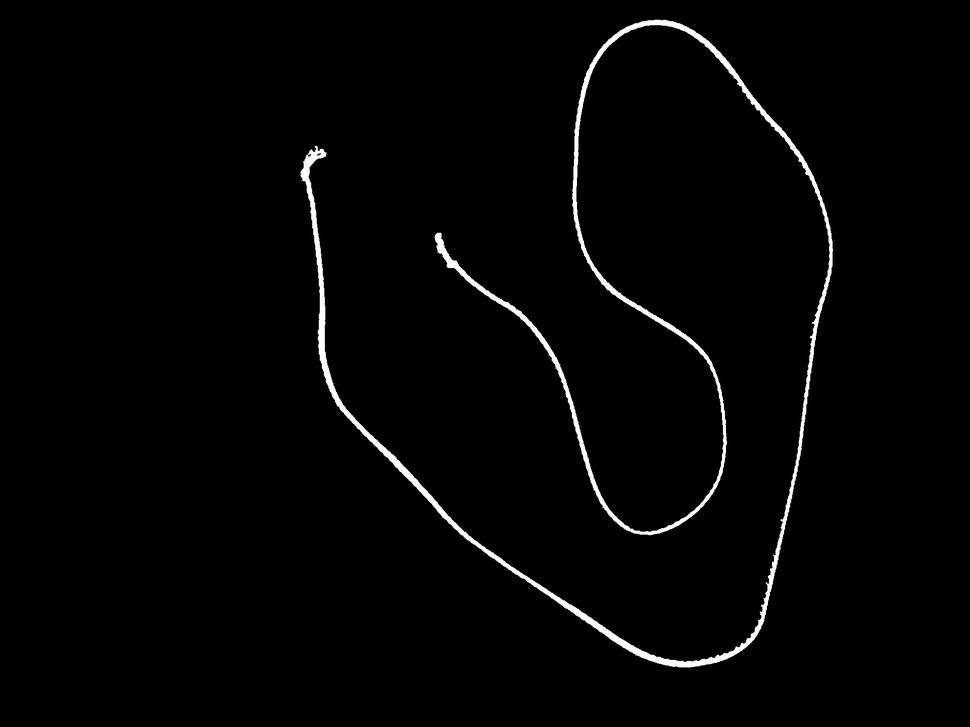
#> input picture Documentation/LINKU_Project_APSCO_Deliverable_D5_Report__submitted___v2_/PUCP_pictures/cable_mask_left.png, 970 x 727 px, shrunk from 1920 x 1440 before the run, found by its file name
$ python detect_wire_endpoints.py
#> lines starting #> are read from the running program, lines starting #| are printed output that depends on the picture; after the words box and inside, x2 and y2 are one past the last pixel; in counts of white or black regions, pixels touching at a corner belong together
"""
Detecta extremos de cuerda - VERSIÓN SIMPLE Y RÁPIDA
Busca puntos donde hay píxeles blancos solo en un lado (semicírculo).
"""

import cv2
import numpy as np
import matplotlib.pyplot as plt
from scipy.ndimage import distance_transform_edt


# [76 lines left out: function compute_endpoint_score, not called in this run]


def find_wire_endpoints(mask_path, debug=True):
    """
    Encuentra los dos extremos de la cuerda.

    Estrategia simple:
    1. Adelgazar la máscara a 1 píxel de ancho
    2. Encontrar píxeles con exactamente 1 vecino
    3. Seleccionar los 2 más alejados
    """
#> called with debug = True
    # Cargar máscara
    mask = cv2.imread(mask_path, cv2.IMREAD_GRAYSCALE)
#> mask is the input picture: shape (727, 970); min 0, max 255, mean 4.3
    if mask is None:
        raise ValueError(f"No se pudo cargar: {mask_path}")
    _, mask = cv2.threshold(mask, 127, 255, cv2.THRESH_BINARY)
#> mask: shape (727, 970); 1.7% white; 1 white region, box (x1, y1, x2, y2) and area: (301, 20, 833, 667) 11943

    print("Adelgazando máscara...")
    # Adelgazar a 1 píxel
    skeleton = cv2.ximgproc.thinning(mask, thinningType=cv2.ximgproc.THINNING_ZHANGSUEN)
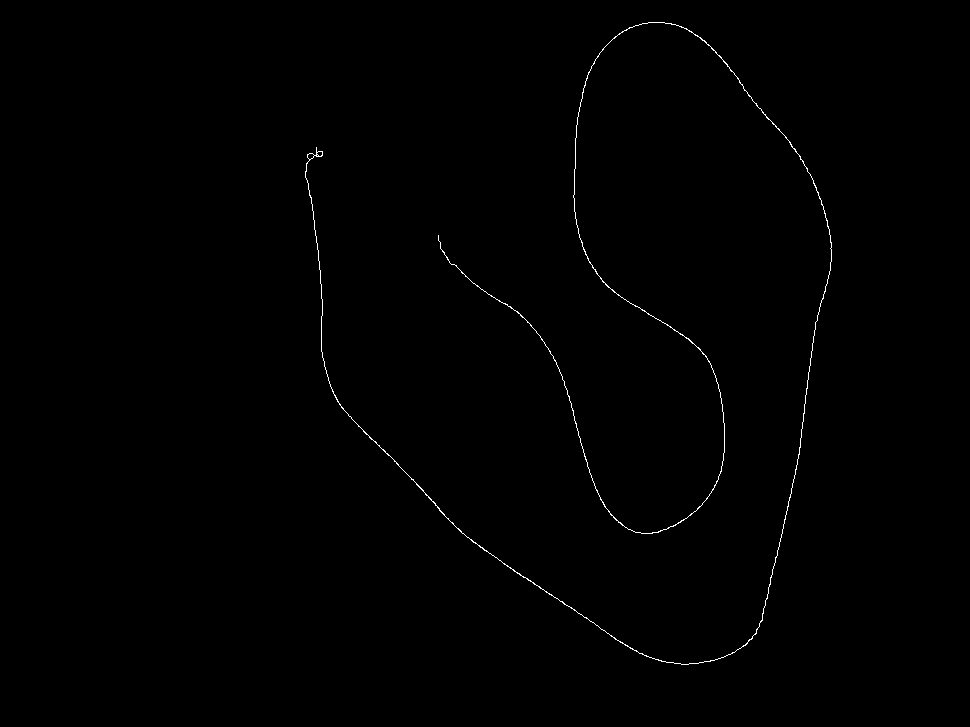
#> skeleton: shape (727, 970); 0.37% white in thin lines or dots, all inside (x1, y1, x2, y2) = (305, 22, 832, 665)

    print("Buscando extremos...")
    # Contar vecinos para cada píxel
    kernel = np.array([[1, 1, 1],
                       [1, 0, 1],
                       [1, 1, 1]], dtype=np.uint8)

    neighbor_count = cv2.filter2D((skeleton > 0).astype(np.uint8), -1, kernel)

    # Extremos = píxeles con exactamente 1 vecino
    endpoints_mask = (skeleton > 0) & (neighbor_count == 1)
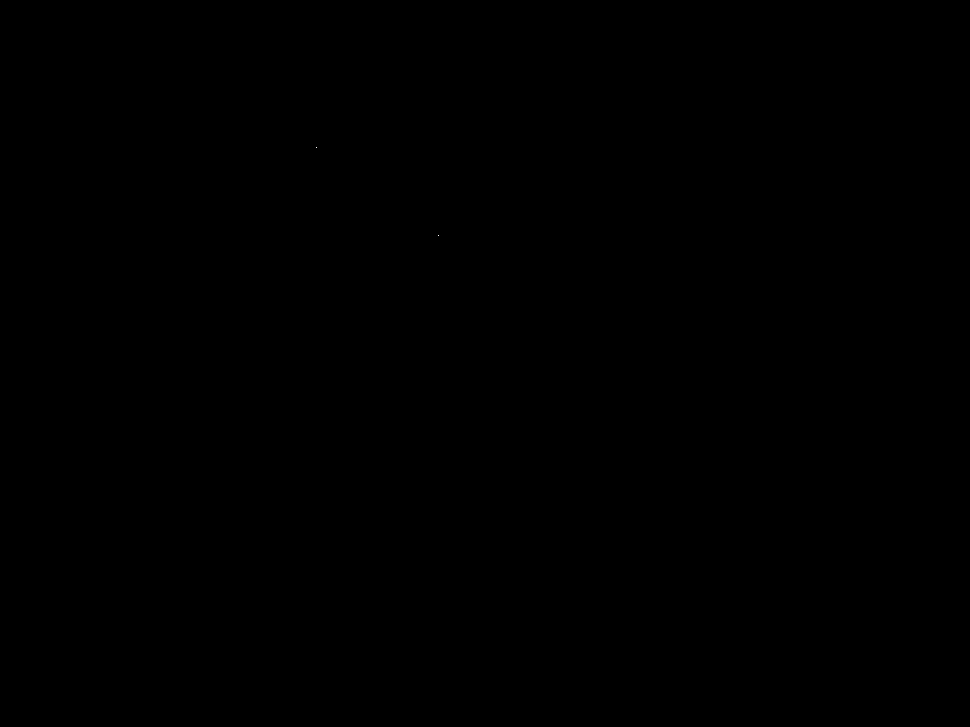
#> endpoints_mask: shape (727, 970) bool; 0% white in thin lines or dots, all inside (x1, y1, x2, y2) = (316, 147, 439, 236)
    y_coords, x_coords = np.where(endpoints_mask)
#> y_coords = [147, 235]; x_coords = [316, 438]

    candidates = list(zip(x_coords, y_coords))
#> candidates = [(316, 147), (438, 235)]
    print(f"Candidatos encontrados: {len(candidates)}")
#| Candidatos encontrados: 2

    if len(candidates) == 0:
        raise ValueError("No se encontraron extremos")

    if len(candidates) == 1:
        raise ValueError("Solo se encontró un extremo")

    # Seleccionar los 2 verdaderos extremos usando análisis de circunferencias
    if len(candidates) == 2:
        endpoint1, endpoint2 = candidates
#> endpoint1 = (316, 147); endpoint2 = (438, 235)
    else:
        # Para cada candidato, calcular score de "extremidad"
        endpoint_scores = []
        for candidate in candidates:
            score = compute_endpoint_score(mask, candidate)
            endpoint_scores.append(score)

        # Tomar los 2 con mayor score
        sorted_indices = np.argsort(endpoint_scores)[::-1]  # De mayor a menor
        endpoint1 = candidates[sorted_indices[0]]
        endpoint2 = candidates[sorted_indices[1]]

        if debug:
            print(f"\nScores de extremidad:")
            for i in sorted_indices[:5]:  # Top 5
                print(f"  Candidato {candidates[i]}: score = {endpoint_scores[i]:.3f}")

    if debug:
        visualize_endpoints(mask, skeleton, candidates, endpoint1, endpoint2)

    return endpoint1, endpoint2


def visualize_endpoints(mask, skeleton, all_candidates, endpoint1, endpoint2):
    """Visualiza los resultados."""
#> called with endpoint1 = (316, 147), endpoint2 = (438, 235)
    vis = cv2.cvtColor(mask, cv2.COLOR_GRAY2BGR)

    # Dibujar esqueleto en azul
    vis[skeleton > 0] = [255, 150, 50]
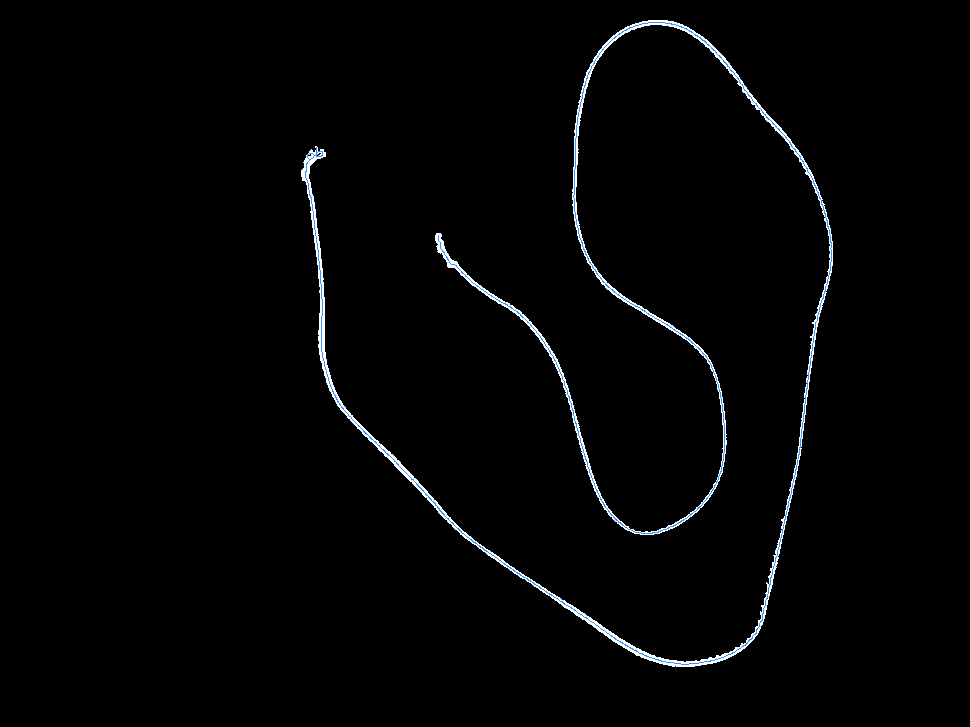
#> vis: shape (727, 970, 3); mean B, G, R 4.3, 3.9, 3.6

    # Todos los candidatos en amarillo
    for x, y in all_candidates:
        cv2.circle(vis, (x, y), 8, (0, 255, 255), 2)
#> this loop made 2 passes
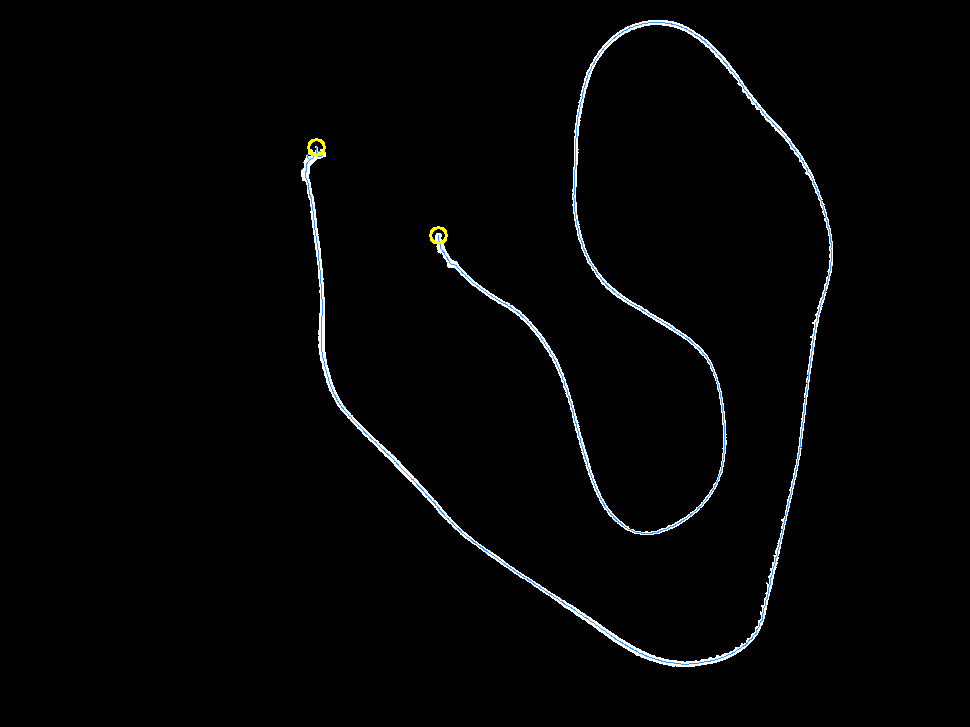
#> vis: shape (727, 970, 3); 0.04% of pixels changed, all inside (x1, y1, x2, y2) = (307, 138, 448, 245)

    # Extremos finales MUY VISIBLES
    cv2.circle(vis, endpoint1, 20, (0, 255, 0), -1)  # Verde
    cv2.circle(vis, endpoint2, 20, (0, 0, 255), -1)  # Rojo
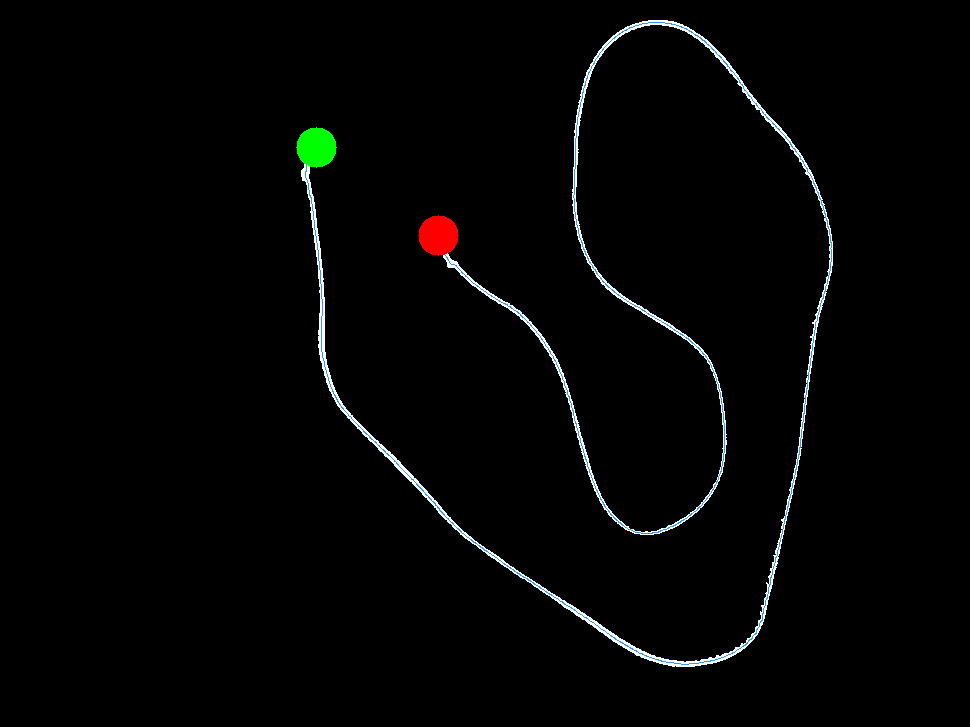
#> vis: shape (727, 970, 3); mean B, G, R 4.2, 4.3, 3.9

    # Etiquetas
    for pt, text, color in [
        (endpoint1, "START", (0, 255, 0)),
        (endpoint2, "END", (0, 0, 255))
    ]:
        (w, h), _ = cv2.getTextSize(text, cv2.FONT_HERSHEY_SIMPLEX, 1.0, 2)
        cv2.rectangle(vis,
                     (pt[0] - 50, pt[1] - 40),
                     (pt[0] - 50 + w + 15, pt[1] - 40 + h + 15),
                     (0, 0, 0), -1)
        cv2.putText(vis, text, (pt[0] - 45, pt[1] - 20),
                   cv2.FONT_HERSHEY_SIMPLEX, 1.0, color, 2)
#> this loop made 2 passes
#> (pt, text, color, w, h) on passes 1 to 2: ((316, 147), 'START', (0, 255, 0), 93, 22), ((438, 235), 'END', (0, 0, 255), 64, 22)
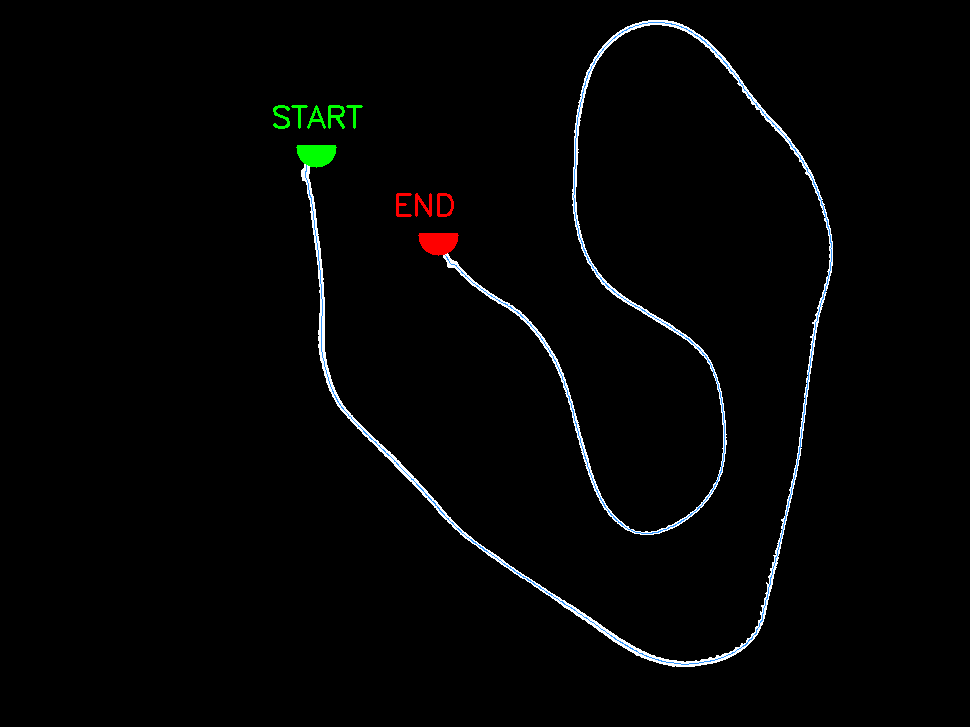
#> vis: shape (727, 970, 3); 0.33% of pixels changed, all inside (x1, y1, x2, y2) = (273, 105, 458, 233)

    plt.figure(figsize=(16, 14))
    plt.imshow(cv2.cvtColor(vis, cv2.COLOR_BGR2RGB))
    plt.title("Extremos de Cuerda Detectados", fontsize=16, weight='bold')
    plt.axis('off')
    plt.tight_layout()

    output_path = 'data/results/debug/wire_endpoints_detection.png'
    plt.savefig(output_path, dpi=150, bbox_inches='tight')
    print(f"\nResultado guardado: {output_path}")
    plt.show()

    dist = np.linalg.norm(np.array(endpoint1) - np.array(endpoint2))
#> dist = 150.4
    print(f"\n{'='*50}")
    print(f"EXTREMOS DETECTADOS:")
    print(f"  START (verde): {endpoint1}")
#|   START (verde): (316, 147)
    print(f"  END (rojo):    {endpoint2}")
#|   END (rojo):    (438, 235)
    print(f"  Distancia:     {dist:.1f} píxeles")
#|   Distancia:     150.4 píxeles
    print(f"{'='*50}\n")


def main():
    mask_path = r"c:\Users\jf19s\Desktop\PROYECTOS\ACTUALES\STEREO_PHOTOGRAMMETRY_CM5\data\results\debug\cable_mask_left.png"

    print("\n" + "="*50)
    print("DETECTOR DE EXTREMOS DE CUERDA")
    print("="*50 + "\n")

    try:
        endpoint1, endpoint2 = find_wire_endpoints(mask_path, debug=True)
#> endpoint1 = (316, 147); endpoint2 = (438, 235)
        print("✓ Detección exitosa!")

    except Exception as e:
        print(f"\n✗ Error: {e}")
        import traceback
        traceback.print_exc()


if __name__ == "__main__":
    main()
